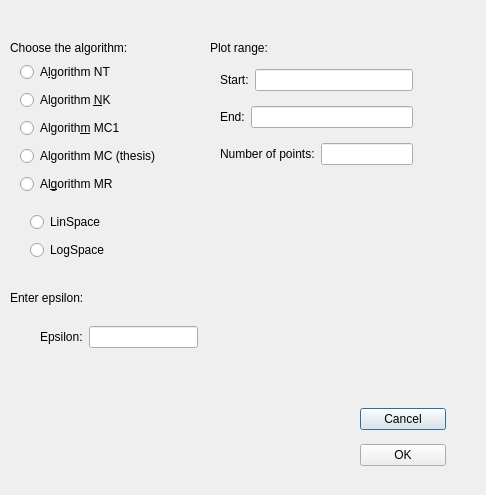
<?xml version="1.0" encoding="UTF-8"?>
<ui version="4.0">
 <class>LoopShapingDialog</class>
 <widget class="QDialog" name="LoopShapingDialog">
  <property name="geometry">
   <rect>
    <x>0</x>
    <y>0</y>
    <width>486</width>
    <height>495</height>
   </rect>
  </property>
  <property name="windowTitle">
   <string>Dialog</string>
  </property>
  <widget class="QLabel" name="label">
   <property name="geometry">
    <rect>
     <x>10</x>
     <y>40</y>
     <width>181</width>
     <height>16</height>
    </rect>
   </property>
   <property name="text">
    <string>Choose the algorithm:</string>
   </property>
  </widget>
  <widget class="QLabel" name="label_2">
   <property name="geometry">
    <rect>
     <x>10</x>
     <y>290</y>
     <width>111</width>
     <height>16</height>
    </rect>
   </property>
   <property name="text">
    <string>Enter epsilon:</string>
   </property>
  </widget>
  <widget class="QWidget" name="layoutWidget">
   <property name="geometry">
    <rect>
     <x>20</x>
     <y>60</y>
     <width>167</width>
     <height>141</height>
    </rect>
   </property>
   <layout class="QVBoxLayout" name="verticalLayout">
    <item>
     <widget class="QRadioButton" name="ntRadio">
      <property name="text">
       <string>A&amp;lgorithm NT</string>
      </property>
     </widget>
    </item>
    <item>
     <widget class="QRadioButton" name="nkRadio">
      <property name="text">
       <string>Algorithm &amp;NK</string>
      </property>
     </widget>
    </item>
    <item>
     <widget class="QRadioButton" name="mc1Radio">
      <property name="text">
       <string>Algorith&amp;m MC1</string>
      </property>
     </widget>
    </item>
    <item>
     <widget class="QRadioButton" name="mcThesisRadio">
      <property name="text">
       <string>Algorithm MC (thesis)</string>
      </property>
     </widget>
    </item>
    <item>
     <widget class="QRadioButton" name="mrRadio">
      <property name="text">
       <string>Al&amp;gorithm MR</string>
      </property>
     </widget>
    </item>
   </layout>
  </widget>
  <widget class="QWidget" name="layoutWidget1">
   <property name="geometry">
    <rect>
     <x>40</x>
     <y>320</y>
     <width>158</width>
     <height>34</height>
    </rect>
   </property>
   <layout class="QHBoxLayout" name="horizontalLayout">
    <item>
     <widget class="QLabel" name="label_3">
      <property name="text">
       <string>Epsilon:</string>
      </property>
     </widget>
    </item>
    <item>
     <widget class="QLineEdit" name="epsilonEdit"/>
    </item>
   </layout>
  </widget>
  <widget class="QWidget" name="layoutWidget2">
   <property name="geometry">
    <rect>
     <x>360</x>
     <y>400</y>
     <width>86</width>
     <height>76</height>
    </rect>
   </property>
   <layout class="QVBoxLayout" name="verticalLayout_2">
    <item>
     <widget class="QPushButton" name="cancelButton">
      <property name="text">
       <string>Cancel</string>
      </property>
     </widget>
    </item>
    <item>
     <widget class="QPushButton" name="okButton">
      <property name="text">
       <string>OK</string>
      </property>
     </widget>
    </item>
   </layout>
  </widget>
  <widget class="QLabel" name="label_4">
   <property name="geometry">
    <rect>
     <x>210</x>
     <y>40</y>
     <width>151</width>
     <height>16</height>
    </rect>
   </property>
   <property name="text">
    <string>Plot range:</string>
   </property>
  </widget>
  <widget class="QWidget" name="layoutWidget3">
   <property name="geometry">
    <rect>
     <x>220</x>
     <y>60</y>
     <width>193</width>
     <height>116</height>
    </rect>
   </property>
   <layout class="QVBoxLayout" name="verticalLayout_3">
    <item>
     <layout class="QHBoxLayout" name="horizontalLayout_2">
      <item>
       <widget class="QLabel" name="label_5">
        <property name="text">
         <string>Start:</string>
        </property>
       </widget>
      </item>
      <item>
       <widget class="QLineEdit" name="startEdit"/>
      </item>
     </layout>
    </item>
    <item>
     <layout class="QHBoxLayout" name="horizontalLayout_3">
      <item>
       <widget class="QLabel" name="label_6">
        <property name="text">
         <string>End:</string>
        </property>
       </widget>
      </item>
      <item>
       <widget class="QLineEdit" name="endEdit"/>
      </item>
     </layout>
    </item>
    <item>
     <layout class="QHBoxLayout" name="horizontalLayout_4">
      <item>
       <widget class="QLabel" name="label_7">
        <property name="text">
         <string>Number of points:</string>
        </property>
       </widget>
      </item>
      <item>
       <widget class="QLineEdit" name="pointCountEdit"/>
      </item>
     </layout>
    </item>
   </layout>
  </widget>
  <widget class="QWidget" name="layoutWidget4">
   <property name="geometry">
    <rect>
     <x>30</x>
     <y>210</y>
     <width>92</width>
     <height>54</height>
    </rect>
   </property>
   <layout class="QVBoxLayout" name="verticalLayout_4">
    <item>
     <widget class="QRadioButton" name="linspaceRadio">
      <property name="text">
       <string>LinSpace</string>
      </property>
     </widget>
    </item>
    <item>
     <widget class="QRadioButton" name="logspaceRadio">
      <property name="text">
       <string>LogSpace</string>
      </property>
     </widget>
    </item>
   </layout>
  </widget>
  <widget class="QStackedWidget" name="algorithmStack">
   <property name="geometry">
    <rect>
     <x>230</x>
     <y>199</y>
     <width>231</width>
     <height>181</height>
    </rect>
   </property>
   <widget class="QWidget" name="vacia"/>
   <widget class="QWidget" name="page_isaac">
    <widget class="QLabel" name="label_8">
     <property name="geometry">
      <rect>
       <x>20</x>
       <y>20</y>
       <width>71</width>
       <height>18</height>
      </rect>
     </property>
     <property name="text">
      <string>Options:</string>
     </property>
    </widget>
    <widget class="QWidget" name="layoutWidget7">
     <property name="geometry">
      <rect>
       <x>30</x>
       <y>50</y>
       <width>158</width>
       <height>83</height>
      </rect>
     </property>
     <layout class="QVBoxLayout" name="verticalLayout_6">
      <item>
       <widget class="QCheckBox" name="bisectionCheck">
        <property name="text">
         <string>Advanced bisection</string>
        </property>
       </widget>
      </item>
      <item>
       <widget class="QCheckBox" name="acceleratedCheck">
        <property name="text">
         <string>Advanced acceleration</string>
        </property>
       </widget>
      </item>
      <item>
       <widget class="QCheckBox" name="detectionCheck">
        <property name="text">
         <string>Advanced detection</string>
        </property>
       </widget>
      </item>
     </layout>
    </widget>
   </widget>
   <widget class="QWidget" name="page_nand">
    <widget class="QWidget" name="layoutWidget6">
     <property name="geometry">
      <rect>
       <x>30</x>
       <y>80</y>
       <width>111</width>
       <height>83</height>
      </rect>
     </property>
     <layout class="QVBoxLayout" name="verticalLayout_5">
      <item>
       <widget class="QRadioButton" name="centro">
        <property name="text">
         <string>Cen&amp;tre</string>
        </property>
       </widget>
      </item>
      <item>
       <widget class="QRadioButton" name="randomInit">
        <property name="text">
         <string>Random</string>
        </property>
       </widget>
      </item>
      <item>
       <widget class="QRadioButton" name="upperInit">
        <property name="text">
         <string>Upper bo&amp;x</string>
        </property>
       </widget>
      </item>
     </layout>
    </widget>
    <widget class="QLabel" name="initialisation">
     <property name="geometry">
      <rect>
       <x>10</x>
       <y>50</y>
       <width>111</width>
       <height>20</height>
      </rect>
     </property>
     <property name="text">
      <string>Initialisation type:</string>
     </property>
    </widget>
    <widget class="QWidget" name="layoutWidget5">
     <property name="geometry">
      <rect>
       <x>10</x>
       <y>10</y>
       <width>111</width>
       <height>34</height>
      </rect>
     </property>
     <layout class="QHBoxLayout" name="horizontalLayout_5">
      <item>
       <widget class="QLabel" name="label_delta">
        <property name="text">
         <string>Delta:</string>
        </property>
       </widget>
      </item>
      <item>
       <widget class="QLineEdit" name="deltaEdit"/>
      </item>
     </layout>
    </widget>
   </widget>
  </widget>
 </widget>
 <resources/>
 <connections/>
</ui>
